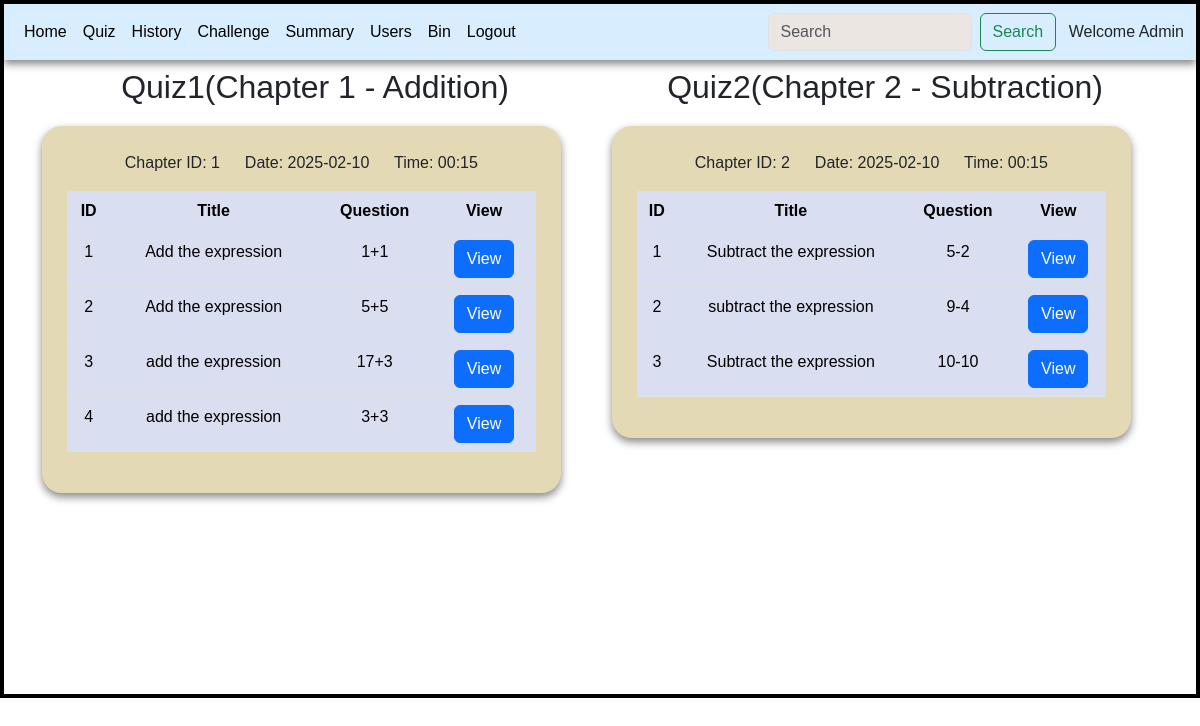
Before: /history with the older database file.
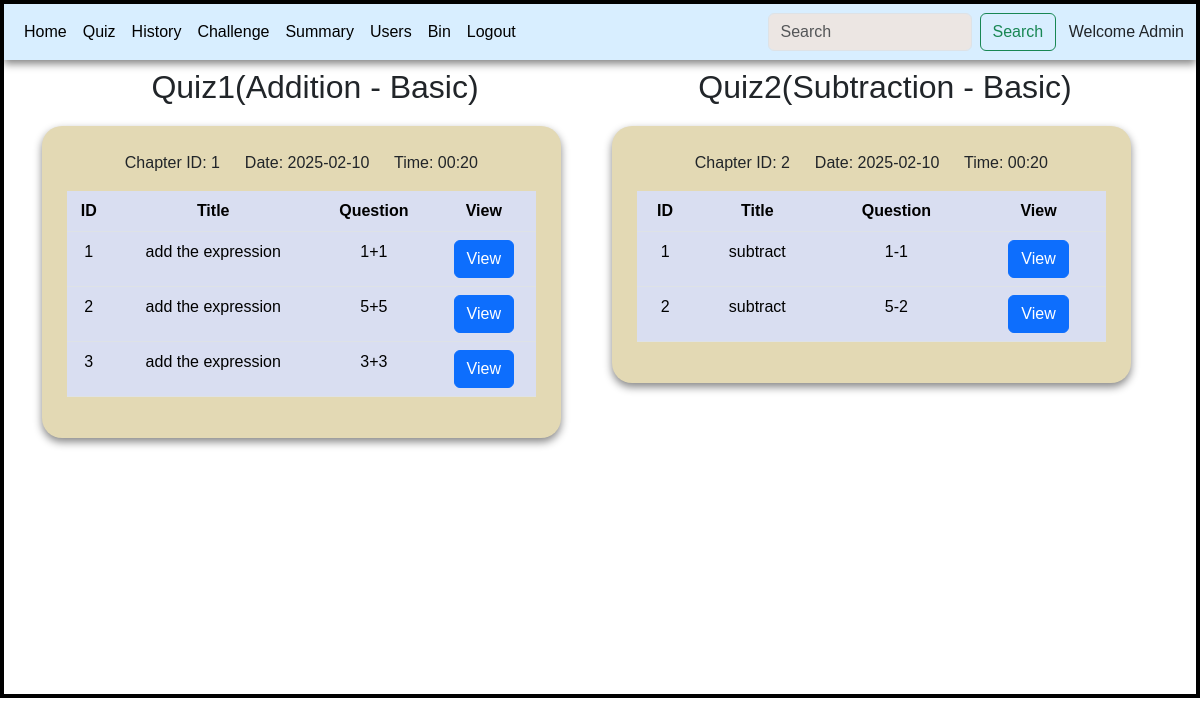
After: the same page with the newer database file.
### controllers/models.py (models this page shows)
class Quiz(db.Model):
    id = db.Column(db.Integer, primary_key=True)
    chapter_id = db.Column(db.Integer, db.ForeignKey('chapter.id'), nullable=False)
    date = db.Column(db.Date(), nullable=False)
    time = db.Column(db.String(10), nullable=False)
    status = db.Column(db.String())
    questions = db.relationship('Question', backref='quiz')

class Chapter(db.Model):
    id = db.Column(db.Integer, primary_key=True)
    subject_id = db.Column(db.Integer, db.ForeignKey('subject.id'), nullable=False)
    name = db.Column(db.String(), nullable=False)
    description = db.Column(db.String(), nullable=True)
    quizzes = db.relationship('Quiz', backref='chapter')

class Question(db.Model):
    id = db.Column(db.Integer, primary_key=True)
    quiz_id = db.Column(db.Integer, db.ForeignKey('quiz.id'), nullable=False)
    question_id = db.Column(db.String(), nullable=False)
    title = db.Column(db.String(), nullable=False)
    question_statement = db.Column(db.String(), nullable=False)
    option1 = db.Column(db.String(), nullable=False)
    option2 = db.Column(db.String(), nullable=False)
    option3 = db.Column(db.String(), nullable=False)
    option4 = db.Column(db.String(), nullable=False)
    correct_option = db.Column(db.Integer, nullable=False)

### controllers/main.py (the view, shortened to what this page needs)
@app.route('/history')
def history():
    quizes = Quiz.query.filter(Quiz.date < date.today()).all()
    if 'emsg' in request.args:
        emsg = request.args.get('emsg')
        return render_template('quiz_history.html',quizes=quizes,emsg=emsg)
    if quizes:
        return render_template('quiz_history.html',quizes=quizes)
    else:
        return render_template('quiz_history.html',quizes=[])

### templates/quiz_history.html (shortened to what this page needs)
<!DOCTYPE html>
<html lang="en">
<head>
    <link rel="stylesheet" href="/static/style.css">
    <link href="https://cdn.jsdelivr.net/npm/bootstrap@5.3.3/dist/css/bootstrap.min.css" rel="stylesheet">
</head>
<body>
    <div id="main">
        <div id="canvas">
          <nav class="navbar navbar-expand-lg bg-body-dark" id="nav">
                <div class="container-fluid">
                  <div class="collapse navbar-collapse" id="navbarSupportedContent">
                    <ul class="navbar-nav me-auto mb-2 mb-lg-0">
                      <li class="nav-item">
                        <a class="nav-link active" aria-current="page" href="/admin">Home</a>
                      </li>
                      <li class="nav-item">
                        <a class="nav-link active" aria-current="page" href="/quizmantemp">Quiz</a>
                      </li>
                      <li class="nav-item">
                        <a class="nav-link active" aria-current="page" href="/history">History</a>
                      </li>
                      <li class="nav-item">
                        <a class="nav-link active" aria-current="page" href="/challengeque">Challenge</a>
                      </li>
                      <li class="nav-item">
                        <a class="nav-link active" aria-current="page" href="/adminsummary">Summary</a>
                      </li>
                      <li class="nav-item">
                        <a class="nav-link active" aria-current="page" href="/usersdata">Users</a>
                      </li>
                      <li class="nav-item">
                        <a class="nav-link active" aria-current="page" href="/bin">Bin</a>
                      </li>
                      <li class="nav-item">
                        <a class="nav-link active" aria-current="page" href="/">Logout</a>
                      </li>
                    </ul>
                    <form class="d-flex" action="/adminsearch/hst">
                      <input class="form-control me-2" type="search" placeholder="Search" aria-label="Search" name="search_word" style="background-color: #ece6e3;">
                      <button class="btn btn-outline-success" type="submit">Search</button>
                    </form>
                  </div>
                  <span>&ensp; Welcome Admin</span>
                </div>
              </nav>
              <div class="container">
                {% if quizes %}
                <div class="row">
                  {% for quiz in quizes %}
                  <div class="col-md-6">
                      <h2 class="text-center mt-2">Quiz{{quiz.id}}({{quiz.chapter.name}})</h2>
                    <div class="table-div">
                      <p class="text-center">Chapter ID: {{ quiz.chapter.id }} &ensp;&ensp; Date: {{quiz.date}} &ensp;&ensp; Time: {{quiz.time}}</p>
                      <table class="table table-hover">
                        <thead>
                          <tr>
                            <th scope="col">ID</th>
                            <th scope="col">Title</th>
                            <th scope="col">Question</th>
                            <th scope="col">View</th>
                          </tr>
                        </thead>
                        <tbody>
                          {% for question in quiz.questions %}
                            <tr>
                              <td>{{ question.question_id }}</td>
                              <td>{{ question.title }}</td>
                              <td>{{ question.question_statement }}</td>
                              <td><a href='/viewpastque/{{question.id}}' class="btn btn-primary">View</a></td>
                            </tr>
                          {% endfor %}
                        </tbody>
                      </table>
                    </div>
                  </div>
                  {% endfor %}
                </div>
                {% endif %}
              </div>
        </div>
    </div>
</body>
</html>

Changed rows visible on the page:
removed Question: question_id "4", title "add the expression", question_statement "3+3", shown under Quiz id 1
removed Question: question_id "2", title "subtract the expression", question_statement "9-4", shown under Quiz id 2
removed Question: question_id "3", title "Subtract the expression", question_statement "10-10", shown under Quiz id 2
changed Quiz id 1: chapter.name "Chapter 1 - Addition" → "Addition - Basic"; time "00:15" → "00:20"
changed Question (number 1 of 5 on the later page): title "Add the expression" → "add the expression"
changed Question (number 2 of 5 on the later page): title "Add the expression" → "add the expression"
changed Question (number 3 of 5 on the later page): question_statement "17+3" → "3+3"
changed Quiz id 2: chapter.name "Chapter 2 - Subtraction" → "Subtraction - Basic"; time "00:15" → "00:20"
added Question: question_id "1", title "subtract", question_statement "1-1", shown under Quiz id 2
changed Question (number 5 of 5 on the later page): question_id "1" → "2"; title "Subtract the expression" → "subtract"
